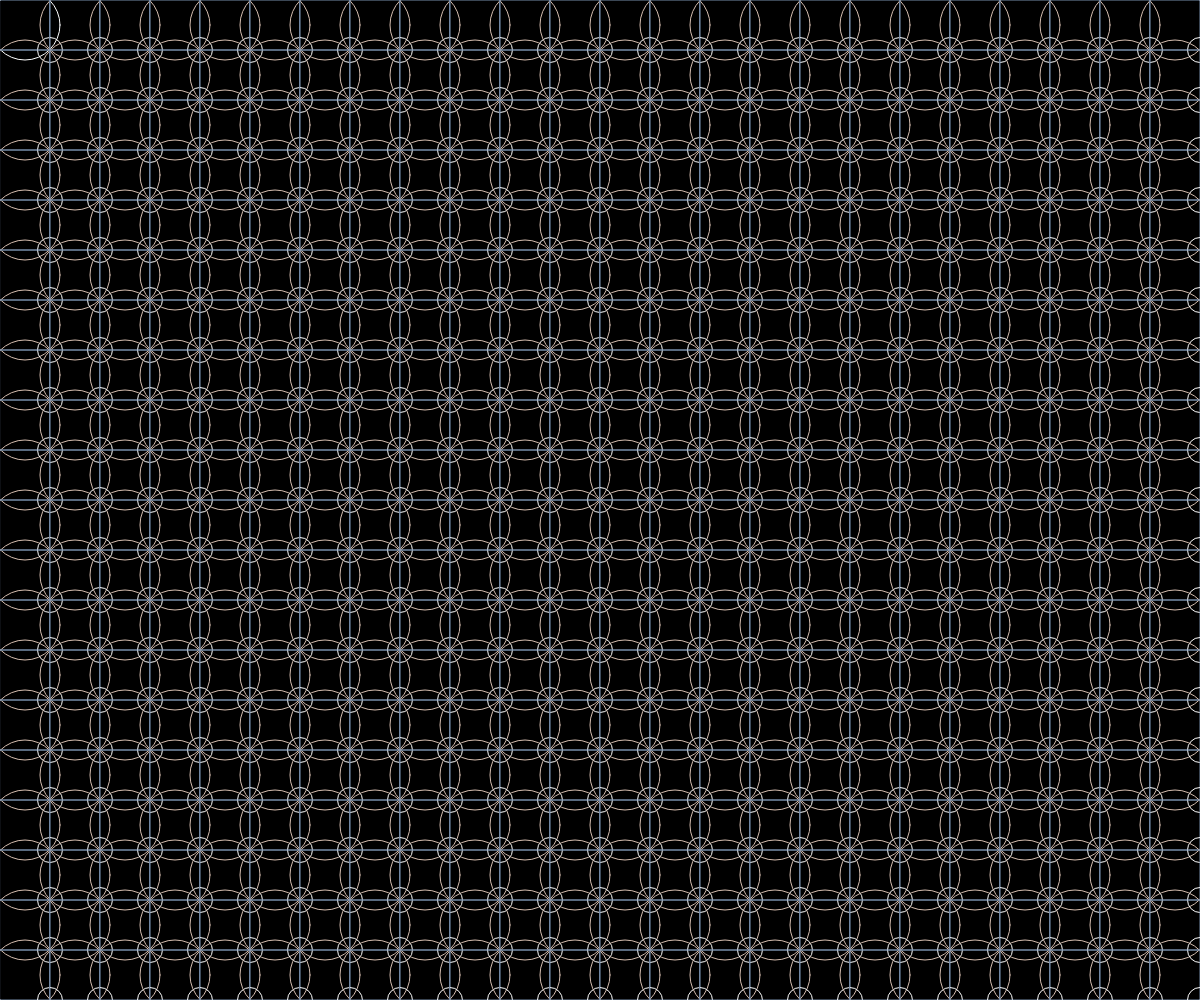
Frame 1 (no input)
Frame 60 (no input): identical to frame 1, image omitted
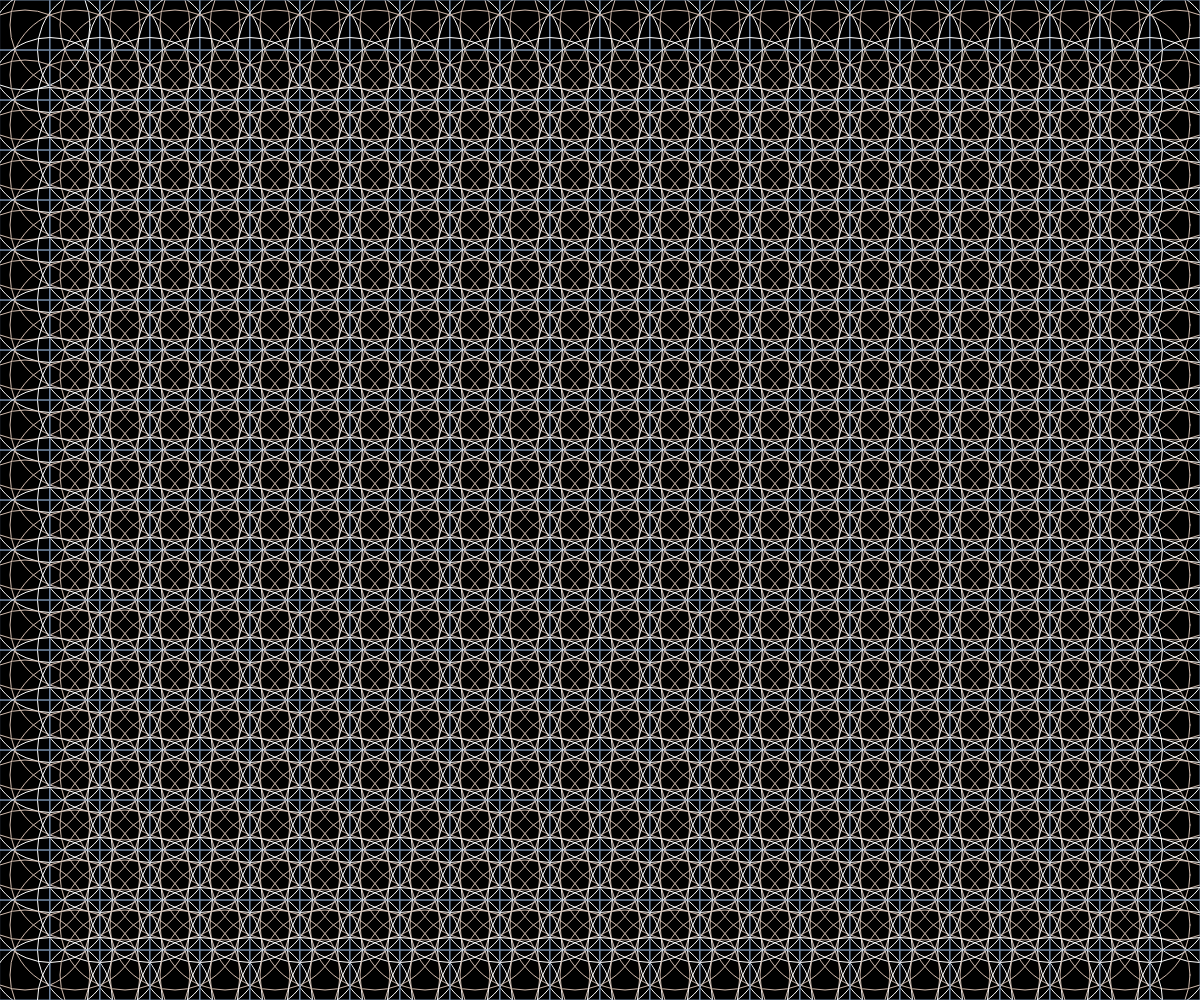
Frame 120 (the mouse pressed at the canvas centre since frame 60)

The p5.js sketch that drew these frames (run headless with seeded random() and noise() and a simulated clock; from frame 60 on, the mouse is pressed at the canvas centre):

// p5.js sketch
// ── sketch.js
function setup() {
  createCanvas(windowWidth, windowHeight);
  background(0,0,0)
}

function draw() {
  background(0);
  stroke(255)//框限顏色(255為白色)
  noFill()//不要充滿顏色
  rectMode(CENTER)//以方框中心點為座標

  for(var j=0;j<(height/50);j++){
    for(var i=0;i<width/50;i=i+1)//i++==>i=i+1
  {
  ellipse(25+(i*50),25+(j*50),70+mouseX/10)
  stroke("#778da9")
  rect(25+(i*50),25+(j*50),50)//在座標(25,25)
  stroke("118ab2")
  ellipse(50+(i*50),50+(j*50),25+mouseY/5)//方塊座標
  stroke("#d5bdaf")
  }

  }
}
